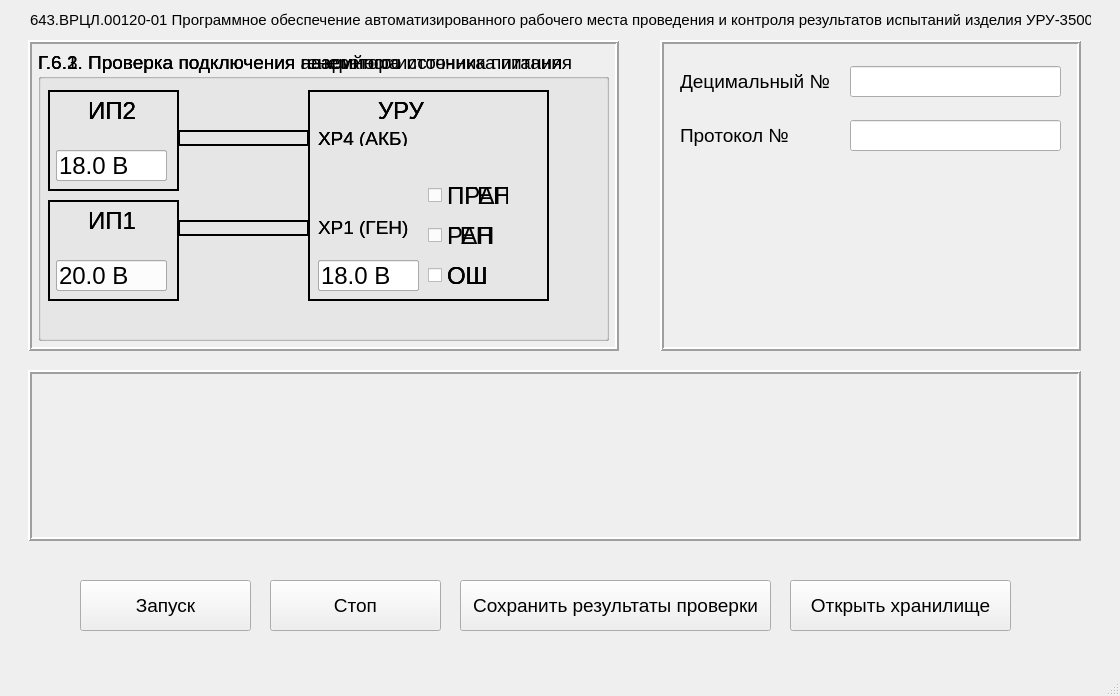
<?xml version="1.0" encoding="UTF-8"?>
<ui version="4.0">
 <class>MainWindow</class>
 <widget class="QMainWindow" name="MainWindow">
  <property name="geometry">
   <rect>
    <x>0</x>
    <y>0</y>
    <width>1120</width>
    <height>696</height>
   </rect>
  </property>
  <property name="font">
   <font>
    <weight>50</weight>
    <bold>false</bold>
   </font>
  </property>
  <property name="windowTitle">
   <string>MainWindow</string>
  </property>
  <widget class="QWidget" name="centralwidget">
   <widget class="QPushButton" name="pushButton">
    <property name="geometry">
     <rect>
      <x>80</x>
      <y>580</y>
      <width>171</width>
      <height>51</height>
     </rect>
    </property>
    <property name="font">
     <font>
      <pointsize>14</pointsize>
      <weight>50</weight>
      <bold>false</bold>
     </font>
    </property>
    <property name="text">
     <string>Запуск</string>
    </property>
   </widget>
   <widget class="QPushButton" name="pushButton_2">
    <property name="geometry">
     <rect>
      <x>270</x>
      <y>580</y>
      <width>171</width>
      <height>51</height>
     </rect>
    </property>
    <property name="font">
     <font>
      <pointsize>14</pointsize>
      <weight>50</weight>
      <bold>false</bold>
     </font>
    </property>
    <property name="text">
     <string>Стоп</string>
    </property>
   </widget>
   <widget class="QPushButton" name="pushButton_3">
    <property name="geometry">
     <rect>
      <x>460</x>
      <y>580</y>
      <width>311</width>
      <height>51</height>
     </rect>
    </property>
    <property name="font">
     <font>
      <pointsize>14</pointsize>
      <weight>50</weight>
      <bold>false</bold>
     </font>
    </property>
    <property name="text">
     <string>Сохранить результаты проверки</string>
    </property>
   </widget>
   <widget class="QFrame" name="frame_baza">
    <property name="geometry">
     <rect>
      <x>28</x>
      <y>40</y>
      <width>591</width>
      <height>311</height>
     </rect>
    </property>
    <property name="frameShape">
     <enum>QFrame::Box</enum>
    </property>
    <property name="frameShadow">
     <enum>QFrame::Raised</enum>
    </property>
    <property name="lineWidth">
     <number>2</number>
    </property>
    <property name="midLineWidth">
     <number>0</number>
    </property>
    <widget class="QGroupBox" name="G_6_2">
     <property name="geometry">
      <rect>
       <x>10</x>
       <y>10</y>
       <width>571</width>
       <height>291</height>
      </rect>
     </property>
     <property name="font">
      <font>
       <pointsize>14</pointsize>
      </font>
     </property>
     <property name="title">
      <string>Г.6.2. Проверка подключения генератора</string>
     </property>
     <widget class="QFrame" name="frame_6">
      <property name="geometry">
       <rect>
        <x>270</x>
        <y>40</y>
        <width>241</width>
        <height>211</height>
       </rect>
      </property>
      <property name="frameShape">
       <enum>QFrame::WinPanel</enum>
      </property>
      <property name="frameShadow">
       <enum>QFrame::Plain</enum>
      </property>
      <widget class="QLabel" name="label_7">
       <property name="geometry">
        <rect>
         <x>70</x>
         <y>10</y>
         <width>47</width>
         <height>21</height>
        </rect>
       </property>
       <property name="font">
        <font>
         <pointsize>18</pointsize>
         <weight>50</weight>
         <bold>false</bold>
        </font>
       </property>
       <property name="text">
        <string>УРУ</string>
       </property>
      </widget>
      <widget class="QLabel" name="label_8">
       <property name="geometry">
        <rect>
         <x>10</x>
         <y>40</y>
         <width>91</width>
         <height>16</height>
        </rect>
       </property>
       <property name="font">
        <font>
         <pointsize>14</pointsize>
        </font>
       </property>
       <property name="text">
        <string>XP4 (АКБ)</string>
       </property>
      </widget>
      <widget class="QLineEdit" name="lineEdit_7">
       <property name="geometry">
        <rect>
         <x>10</x>
         <y>170</y>
         <width>101</width>
         <height>31</height>
        </rect>
       </property>
       <property name="font">
        <font>
         <pointsize>18</pointsize>
        </font>
       </property>
       <property name="text">
        <string>18.0 В</string>
       </property>
      </widget>
      <widget class="QCheckBox" name="checkBox_2">
       <property name="geometry">
        <rect>
         <x>120</x>
         <y>170</y>
         <width>70</width>
         <height>31</height>
        </rect>
       </property>
       <property name="font">
        <font>
         <pointsize>18</pointsize>
        </font>
       </property>
       <property name="text">
        <string>ОШ</string>
       </property>
      </widget>
      <widget class="QLabel" name="label_10">
       <property name="geometry">
        <rect>
         <x>10</x>
         <y>127</y>
         <width>91</width>
         <height>21</height>
        </rect>
       </property>
       <property name="font">
        <font>
         <pointsize>14</pointsize>
        </font>
       </property>
       <property name="text">
        <string>XP1 (ГЕН)</string>
       </property>
      </widget>
      <widget class="QCheckBox" name="checkBox_3">
       <property name="geometry">
        <rect>
         <x>120</x>
         <y>90</y>
         <width>81</width>
         <height>31</height>
        </rect>
       </property>
       <property name="font">
        <font>
         <pointsize>18</pointsize>
        </font>
       </property>
       <property name="text">
        <string>ПГЕН</string>
       </property>
      </widget>
      <widget class="QCheckBox" name="checkBox_4">
       <property name="geometry">
        <rect>
         <x>120</x>
         <y>130</y>
         <width>70</width>
         <height>31</height>
        </rect>
       </property>
       <property name="font">
        <font>
         <pointsize>18</pointsize>
        </font>
       </property>
       <property name="text">
        <string>ГЕН</string>
       </property>
      </widget>
     </widget>
     <widget class="QFrame" name="frame_5">
      <property name="geometry">
       <rect>
        <x>140</x>
        <y>80</y>
        <width>131</width>
        <height>16</height>
       </rect>
      </property>
      <property name="frameShape">
       <enum>QFrame::WinPanel</enum>
      </property>
      <property name="frameShadow">
       <enum>QFrame::Plain</enum>
      </property>
     </widget>
     <widget class="QFrame" name="frame_8">
      <property name="geometry">
       <rect>
        <x>10</x>
        <y>150</y>
        <width>131</width>
        <height>101</height>
       </rect>
      </property>
      <property name="frameShape">
       <enum>QFrame::WinPanel</enum>
      </property>
      <property name="frameShadow">
       <enum>QFrame::Plain</enum>
      </property>
      <widget class="QLabel" name="label_9">
       <property name="geometry">
        <rect>
         <x>40</x>
         <y>10</y>
         <width>51</width>
         <height>21</height>
        </rect>
       </property>
       <property name="font">
        <font>
         <pointsize>18</pointsize>
         <weight>50</weight>
         <bold>false</bold>
        </font>
       </property>
       <property name="text">
        <string>ИП1</string>
       </property>
      </widget>
      <widget class="QLineEdit" name="lineEdit_8">
       <property name="geometry">
        <rect>
         <x>8</x>
         <y>60</y>
         <width>111</width>
         <height>31</height>
        </rect>
       </property>
       <property name="font">
        <font>
         <pointsize>18</pointsize>
        </font>
       </property>
       <property name="text">
        <string>18.0 В</string>
       </property>
      </widget>
     </widget>
     <widget class="QFrame" name="frame_7">
      <property name="geometry">
       <rect>
        <x>140</x>
        <y>170</y>
        <width>131</width>
        <height>16</height>
       </rect>
      </property>
      <property name="frameShape">
       <enum>QFrame::WinPanel</enum>
      </property>
      <property name="frameShadow">
       <enum>QFrame::Plain</enum>
      </property>
     </widget>
     <widget class="QFrame" name="frame_4">
      <property name="geometry">
       <rect>
        <x>10</x>
        <y>40</y>
        <width>131</width>
        <height>101</height>
       </rect>
      </property>
      <property name="frameShape">
       <enum>QFrame::WinPanel</enum>
      </property>
      <property name="frameShadow">
       <enum>QFrame::Plain</enum>
      </property>
      <widget class="QLabel" name="label_6">
       <property name="geometry">
        <rect>
         <x>40</x>
         <y>10</y>
         <width>51</width>
         <height>21</height>
        </rect>
       </property>
       <property name="font">
        <font>
         <pointsize>18</pointsize>
         <weight>50</weight>
         <bold>false</bold>
        </font>
       </property>
       <property name="text">
        <string>ИП2</string>
       </property>
      </widget>
      <widget class="QLineEdit" name="lineEdit_6">
       <property name="geometry">
        <rect>
         <x>8</x>
         <y>60</y>
         <width>111</width>
         <height>31</height>
        </rect>
       </property>
       <property name="font">
        <font>
         <pointsize>18</pointsize>
        </font>
       </property>
       <property name="text">
        <string>24.0 В</string>
       </property>
      </widget>
     </widget>
    </widget>
    <widget class="QGroupBox" name="G_6_3">
     <property name="geometry">
      <rect>
       <x>10</x>
       <y>10</y>
       <width>571</width>
       <height>291</height>
      </rect>
     </property>
     <property name="font">
      <font>
       <pointsize>14</pointsize>
      </font>
     </property>
     <property name="title">
      <string>Г.6.3. Проверка подключения наземного источника питания</string>
     </property>
     <widget class="QFrame" name="frame_9">
      <property name="geometry">
       <rect>
        <x>270</x>
        <y>40</y>
        <width>241</width>
        <height>211</height>
       </rect>
      </property>
      <property name="frameShape">
       <enum>QFrame::WinPanel</enum>
      </property>
      <property name="frameShadow">
       <enum>QFrame::Plain</enum>
      </property>
      <widget class="QLabel" name="label_11">
       <property name="geometry">
        <rect>
         <x>70</x>
         <y>10</y>
         <width>47</width>
         <height>21</height>
        </rect>
       </property>
       <property name="font">
        <font>
         <pointsize>18</pointsize>
         <weight>50</weight>
         <bold>false</bold>
        </font>
       </property>
       <property name="text">
        <string>УРУ</string>
       </property>
      </widget>
      <widget class="QLabel" name="label_12">
       <property name="geometry">
        <rect>
         <x>10</x>
         <y>40</y>
         <width>91</width>
         <height>16</height>
        </rect>
       </property>
       <property name="font">
        <font>
         <pointsize>14</pointsize>
        </font>
       </property>
       <property name="text">
        <string>XP4 (АКБ)</string>
       </property>
      </widget>
      <widget class="QLineEdit" name="lineEdit_9">
       <property name="geometry">
        <rect>
         <x>10</x>
         <y>170</y>
         <width>101</width>
         <height>31</height>
        </rect>
       </property>
       <property name="font">
        <font>
         <pointsize>18</pointsize>
        </font>
       </property>
       <property name="text">
        <string>24.0 В</string>
       </property>
      </widget>
      <widget class="QCheckBox" name="checkBox_5">
       <property name="geometry">
        <rect>
         <x>120</x>
         <y>170</y>
         <width>70</width>
         <height>31</height>
        </rect>
       </property>
       <property name="font">
        <font>
         <pointsize>18</pointsize>
        </font>
       </property>
       <property name="text">
        <string>ОШ</string>
       </property>
      </widget>
      <widget class="QLabel" name="label_13">
       <property name="geometry">
        <rect>
         <x>10</x>
         <y>127</y>
         <width>91</width>
         <height>21</height>
        </rect>
       </property>
       <property name="font">
        <font>
         <pointsize>14</pointsize>
        </font>
       </property>
       <property name="text">
        <string>XP1 (ГЕН)</string>
       </property>
      </widget>
      <widget class="QCheckBox" name="checkBox_6">
       <property name="geometry">
        <rect>
         <x>120</x>
         <y>90</y>
         <width>81</width>
         <height>31</height>
        </rect>
       </property>
       <property name="font">
        <font>
         <pointsize>18</pointsize>
        </font>
       </property>
       <property name="text">
        <string>ПРАП</string>
       </property>
      </widget>
      <widget class="QCheckBox" name="checkBox_7">
       <property name="geometry">
        <rect>
         <x>120</x>
         <y>130</y>
         <width>70</width>
         <height>31</height>
        </rect>
       </property>
       <property name="font">
        <font>
         <pointsize>18</pointsize>
        </font>
       </property>
       <property name="text">
        <string>РАП</string>
       </property>
      </widget>
     </widget>
     <widget class="QFrame" name="frame_10">
      <property name="geometry">
       <rect>
        <x>140</x>
        <y>80</y>
        <width>131</width>
        <height>16</height>
       </rect>
      </property>
      <property name="frameShape">
       <enum>QFrame::WinPanel</enum>
      </property>
      <property name="frameShadow">
       <enum>QFrame::Plain</enum>
      </property>
     </widget>
     <widget class="QFrame" name="frame_11">
      <property name="geometry">
       <rect>
        <x>10</x>
        <y>150</y>
        <width>131</width>
        <height>101</height>
       </rect>
      </property>
      <property name="frameShape">
       <enum>QFrame::WinPanel</enum>
      </property>
      <property name="frameShadow">
       <enum>QFrame::Plain</enum>
      </property>
      <widget class="QLabel" name="label_14">
       <property name="geometry">
        <rect>
         <x>40</x>
         <y>10</y>
         <width>51</width>
         <height>21</height>
        </rect>
       </property>
       <property name="font">
        <font>
         <pointsize>18</pointsize>
         <weight>50</weight>
         <bold>false</bold>
        </font>
       </property>
       <property name="text">
        <string>ИП1</string>
       </property>
      </widget>
      <widget class="QLineEdit" name="lineEdit_10">
       <property name="geometry">
        <rect>
         <x>8</x>
         <y>60</y>
         <width>111</width>
         <height>31</height>
        </rect>
       </property>
       <property name="font">
        <font>
         <pointsize>18</pointsize>
        </font>
       </property>
       <property name="text">
        <string>20.0 В</string>
       </property>
      </widget>
     </widget>
     <widget class="QFrame" name="frame_12">
      <property name="geometry">
       <rect>
        <x>140</x>
        <y>170</y>
        <width>131</width>
        <height>16</height>
       </rect>
      </property>
      <property name="frameShape">
       <enum>QFrame::WinPanel</enum>
      </property>
      <property name="frameShadow">
       <enum>QFrame::Plain</enum>
      </property>
     </widget>
     <widget class="QFrame" name="frame_13">
      <property name="geometry">
       <rect>
        <x>10</x>
        <y>40</y>
        <width>131</width>
        <height>101</height>
       </rect>
      </property>
      <property name="frameShape">
       <enum>QFrame::WinPanel</enum>
      </property>
      <property name="frameShadow">
       <enum>QFrame::Plain</enum>
      </property>
      <widget class="QLabel" name="label_15">
       <property name="geometry">
        <rect>
         <x>40</x>
         <y>10</y>
         <width>51</width>
         <height>21</height>
        </rect>
       </property>
       <property name="font">
        <font>
         <pointsize>18</pointsize>
         <weight>50</weight>
         <bold>false</bold>
        </font>
       </property>
       <property name="text">
        <string>ИП2</string>
       </property>
      </widget>
      <widget class="QLineEdit" name="lineEdit_11">
       <property name="geometry">
        <rect>
         <x>8</x>
         <y>60</y>
         <width>111</width>
         <height>31</height>
        </rect>
       </property>
       <property name="font">
        <font>
         <pointsize>18</pointsize>
        </font>
       </property>
       <property name="text">
        <string>24.0 В</string>
       </property>
      </widget>
     </widget>
    </widget>
    <widget class="QGroupBox" name="G_6_1">
     <property name="enabled">
      <bool>true</bool>
     </property>
     <property name="geometry">
      <rect>
       <x>10</x>
       <y>10</y>
       <width>571</width>
       <height>291</height>
      </rect>
     </property>
     <property name="font">
      <font>
       <pointsize>14</pointsize>
       <weight>50</weight>
       <bold>false</bold>
      </font>
     </property>
     <property name="title">
      <string>Г.6.1. Проверка подключения аварийного источника питания</string>
     </property>
     <widget class="QFrame" name="frame_2">
      <property name="geometry">
       <rect>
        <x>140</x>
        <y>80</y>
        <width>131</width>
        <height>16</height>
       </rect>
      </property>
      <property name="frameShape">
       <enum>QFrame::WinPanel</enum>
      </property>
      <property name="frameShadow">
       <enum>QFrame::Plain</enum>
      </property>
     </widget>
     <widget class="QFrame" name="frame_3">
      <property name="geometry">
       <rect>
        <x>270</x>
        <y>40</y>
        <width>241</width>
        <height>211</height>
       </rect>
      </property>
      <property name="frameShape">
       <enum>QFrame::WinPanel</enum>
      </property>
      <property name="frameShadow">
       <enum>QFrame::Plain</enum>
      </property>
      <widget class="QLabel" name="label_2">
       <property name="geometry">
        <rect>
         <x>70</x>
         <y>10</y>
         <width>47</width>
         <height>21</height>
        </rect>
       </property>
       <property name="font">
        <font>
         <pointsize>18</pointsize>
         <weight>50</weight>
         <bold>false</bold>
        </font>
       </property>
       <property name="text">
        <string>УРУ</string>
       </property>
      </widget>
      <widget class="QLabel" name="label_3">
       <property name="geometry">
        <rect>
         <x>10</x>
         <y>40</y>
         <width>31</width>
         <height>16</height>
        </rect>
       </property>
       <property name="text">
        <string>XP4</string>
       </property>
      </widget>
      <widget class="QLineEdit" name="lineEdit_3">
       <property name="geometry">
        <rect>
         <x>10</x>
         <y>170</y>
         <width>101</width>
         <height>31</height>
        </rect>
       </property>
       <property name="font">
        <font>
         <pointsize>18</pointsize>
        </font>
       </property>
       <property name="text">
        <string>18.0 В</string>
       </property>
      </widget>
      <widget class="QCheckBox" name="checkBox">
       <property name="geometry">
        <rect>
         <x>120</x>
         <y>170</y>
         <width>70</width>
         <height>31</height>
        </rect>
       </property>
       <property name="font">
        <font>
         <pointsize>18</pointsize>
        </font>
       </property>
       <property name="text">
        <string>ОШ</string>
       </property>
      </widget>
     </widget>
     <widget class="QFrame" name="frame">
      <property name="geometry">
       <rect>
        <x>10</x>
        <y>40</y>
        <width>131</width>
        <height>101</height>
       </rect>
      </property>
      <property name="frameShape">
       <enum>QFrame::WinPanel</enum>
      </property>
      <property name="frameShadow">
       <enum>QFrame::Plain</enum>
      </property>
      <widget class="QLabel" name="label">
       <property name="geometry">
        <rect>
         <x>40</x>
         <y>10</y>
         <width>51</width>
         <height>21</height>
        </rect>
       </property>
       <property name="font">
        <font>
         <pointsize>18</pointsize>
         <weight>50</weight>
         <bold>false</bold>
        </font>
       </property>
       <property name="text">
        <string>ИП2</string>
       </property>
      </widget>
      <widget class="QLineEdit" name="lineEdit_2">
       <property name="geometry">
        <rect>
         <x>8</x>
         <y>60</y>
         <width>111</width>
         <height>31</height>
        </rect>
       </property>
       <property name="font">
        <font>
         <pointsize>18</pointsize>
        </font>
       </property>
       <property name="text">
        <string>18.0 В</string>
       </property>
      </widget>
     </widget>
    </widget>
   </widget>
   <widget class="QFrame" name="frame_14">
    <property name="geometry">
     <rect>
      <x>660</x>
      <y>40</y>
      <width>421</width>
      <height>311</height>
     </rect>
    </property>
    <property name="frameShape">
     <enum>QFrame::Box</enum>
    </property>
    <property name="frameShadow">
     <enum>QFrame::Raised</enum>
    </property>
    <property name="lineWidth">
     <number>2</number>
    </property>
    <widget class="QLabel" name="label_4">
     <property name="geometry">
      <rect>
       <x>20</x>
       <y>31</y>
       <width>151</width>
       <height>21</height>
      </rect>
     </property>
     <property name="font">
      <font>
       <pointsize>14</pointsize>
      </font>
     </property>
     <property name="text">
      <string>Децимальный №</string>
     </property>
    </widget>
    <widget class="QLineEdit" name="lineEdit">
     <property name="geometry">
      <rect>
       <x>190</x>
       <y>26</y>
       <width>211</width>
       <height>31</height>
      </rect>
     </property>
     <property name="font">
      <font>
       <pointsize>14</pointsize>
      </font>
     </property>
     <property name="text">
      <string/>
     </property>
    </widget>
    <widget class="QLineEdit" name="lineEdit_4">
     <property name="geometry">
      <rect>
       <x>190</x>
       <y>80</y>
       <width>211</width>
       <height>31</height>
      </rect>
     </property>
     <property name="font">
      <font>
       <pointsize>14</pointsize>
      </font>
     </property>
     <property name="text">
      <string/>
     </property>
    </widget>
    <widget class="QLabel" name="label_5">
     <property name="geometry">
      <rect>
       <x>20</x>
       <y>85</y>
       <width>151</width>
       <height>21</height>
      </rect>
     </property>
     <property name="font">
      <font>
       <pointsize>14</pointsize>
      </font>
     </property>
     <property name="text">
      <string>Протокол №</string>
     </property>
    </widget>
   </widget>
   <widget class="QPushButton" name="pushButton_4">
    <property name="geometry">
     <rect>
      <x>790</x>
      <y>580</y>
      <width>221</width>
      <height>51</height>
     </rect>
    </property>
    <property name="font">
     <font>
      <pointsize>14</pointsize>
      <weight>50</weight>
      <bold>false</bold>
     </font>
    </property>
    <property name="text">
     <string>Открыть хранилище</string>
    </property>
   </widget>
   <widget class="QLabel" name="label_16">
    <property name="geometry">
     <rect>
      <x>30</x>
      <y>10</y>
      <width>1061</width>
      <height>20</height>
     </rect>
    </property>
    <property name="font">
     <font>
      <pointsize>11</pointsize>
     </font>
    </property>
    <property name="text">
     <string>643.ВРЦЛ.00120-01 Программное обеспечение автоматизированного рабочего места проведения и контроля результатов испытаний изделия УРУ-3500</string>
    </property>
   </widget>
   <widget class="QFrame" name="frame_15">
    <property name="geometry">
     <rect>
      <x>28</x>
      <y>370</y>
      <width>1053</width>
      <height>171</height>
     </rect>
    </property>
    <property name="frameShape">
     <enum>QFrame::Box</enum>
    </property>
    <property name="frameShadow">
     <enum>QFrame::Raised</enum>
    </property>
    <property name="lineWidth">
     <number>2</number>
    </property>
   </widget>
  </widget>
  <widget class="QMenuBar" name="menubar">
   <property name="geometry">
    <rect>
     <x>0</x>
     <y>0</y>
     <width>1120</width>
     <height>21</height>
    </rect>
   </property>
  </widget>
  <widget class="QStatusBar" name="statusbar"/>
 </widget>
 <resources/>
 <connections/>
</ui>
